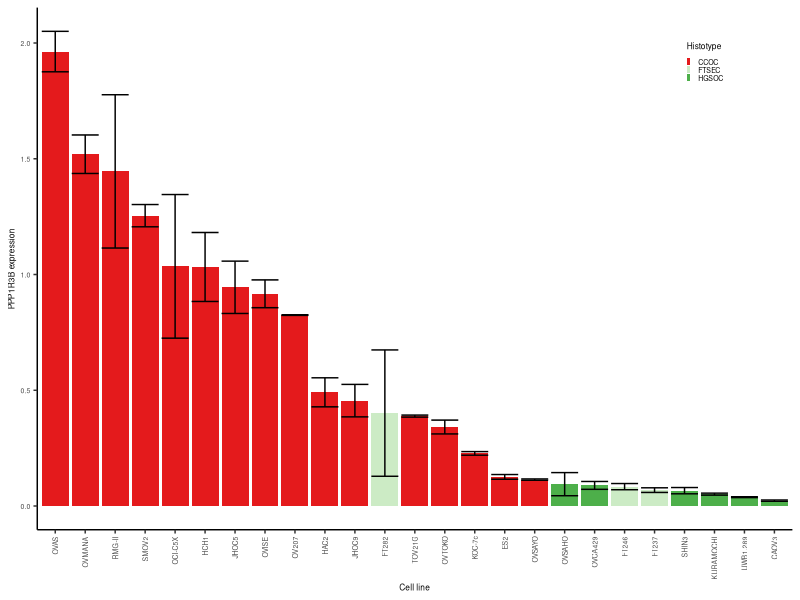

R code for this plot: (Note: this script raises an error after producing the figure.)
rm(list = ls())

library(ggplot2)

x <- read.table(file = 'results/PPP1R3B KD/CCOC qPCR all cell lines.csv', header = T, sep = ',', quote = '')
x$Cell.line.name <- factor(x = x$Cell.line.name, levels = x$Cell.line.name[order(x$Average, decreasing = T)])
colnames(x)[1] <- 'Histotype'

w <- 180/25.4/3
h <- w/2
# pdf(file = 'figures/CCOC qPCR all cell lines.pdf', width = w, height = h, useDingbats = F)
ggplot(data = x, mapping = aes(x = Cell.line.name, y = Average, ymax = Average + SD, ymin = Average - SD, fill = Histotype)) + 
  geom_bar(stat = 'identity', position = 'dodge') + geom_errorbar() + theme_classic() + 
  scale_fill_manual(values = c('#e41a1c', '#ccebc5', '#4daf4a')) +
  xlab('Cell line') + ylab('PPP1R3B expression') +
  theme(axis.title = element_text(size = 6), axis.text.y = element_text(size = 5), axis.text.x = element_text(size = 5, angle = 90, hjust = 1, vjust = 0.5),
        legend.title = element_text(size = 6), legend.text = element_text(size = 5),
        legend.justification=c(0,1), 
        legend.position=c(0.85, 0.95),
        legend.background = element_blank(),
        legend.key = element_blank(), legend.key.size = unit(1, 'mm'))
# dev.off()

w <- 2*180/25.4/3/3
h <- w
x$Histotype <- factor(x = x$Histotype, levels = c('CCOC', 'HGSOC', 'FTSEC'))
pdf(file = 'figures/Figure2g.pdf', width = w, height = h, useDingbats = F)
ggplot(data = x, mapping = aes(x = Histotype, y = Average, color = Histotype)) + 
  geom_boxplot(outlier.colour = NA, show.legend = F) + geom_jitter(width = 0.25/2/2, show.legend = F, size = 1) +
  scale_color_manual(values = c('#e41a1c', '#4daf4a', '#ff7f00')) + 
  theme_classic() + theme(axis.title = element_text(size = 6), axis.text = element_text(size = 5)) + ylab('PPP1R3B expression')
dev.off()



x <- read.table(file = 'results/PPP1R3B KD/CCOC GLYCOGEN ASSAY.csv', header = T, sep = ',', quote = '')
x$Experiment <- factor(x = x$Experiment, levels = c('Parental', 'NTC', 'PPP1R3B KD'))
pdf(file = 'figures/Figure2i.pdf', width = w, height = h, useDingbats = F)
ggplot(data = x, mapping = aes(x = Cell.line, y = Average, ymax = Average + SD, ymin = Average - SD, fill = Experiment)) + 
  geom_bar(stat = 'identity', position = 'dodge') + geom_errorbar(stat = 'identity', position = 'dodge') +
  xlab('Cell line') + ylab('Relative glycogen level') + 
  scale_fill_manual(values = c('#1f78b4', '#a6cee3', '#33a02c')) +
  theme_classic() + 
  theme(axis.title = element_text(size = 6), axis.text = element_text(size = 5),
        legend.title = element_text(size = 6), legend.text = element_text(size = 5),
        legend.justification=c(0,1), 
        legend.position=c(0, 1),
        legend.background = element_blank(),
        legend.key = element_blank(), legend.key.size = unit(1, 'mm'))
dev.off()


x <- read.table(file = 'results/PPP1R3B KD/2019-02-27 091019_QuantStudio 12K Flex_export.csv', header = T, sep = ',', quote = '')
x$Experiment <- factor(x = x$Experiment, levels = c('Parental', 'NTC', 'PPP1R3B KD'))
pdf(file = 'figures/Figure2h.pdf', width = w, height = h, useDingbats = F)
ggplot(data = x, mapping = aes(x = Cell.line, y = Average, ymax = Average + SD, ymin = Average - SD, fill = Experiment)) + 
  geom_bar(stat = 'identity', position = 'dodge') + geom_errorbar(stat = 'identity', position = 'dodge') +
  xlab('Cell line') + ylab('Relative PPP1R3B expression') + 
  scale_fill_manual(values = c('#1f78b4', '#a6cee3', '#33a02c')) +
  theme_classic() + 
  theme(axis.title = element_text(size = 6), axis.text = element_text(size = 5),
        legend.title = element_text(size = 6), legend.text = element_text(size = 5),
        legend.justification=c(0,1), 
        legend.position=c(0, 1),
        legend.background = element_blank(),
        legend.key = element_blank(), legend.key.size = unit(1, 'mm'))
dev.off()
